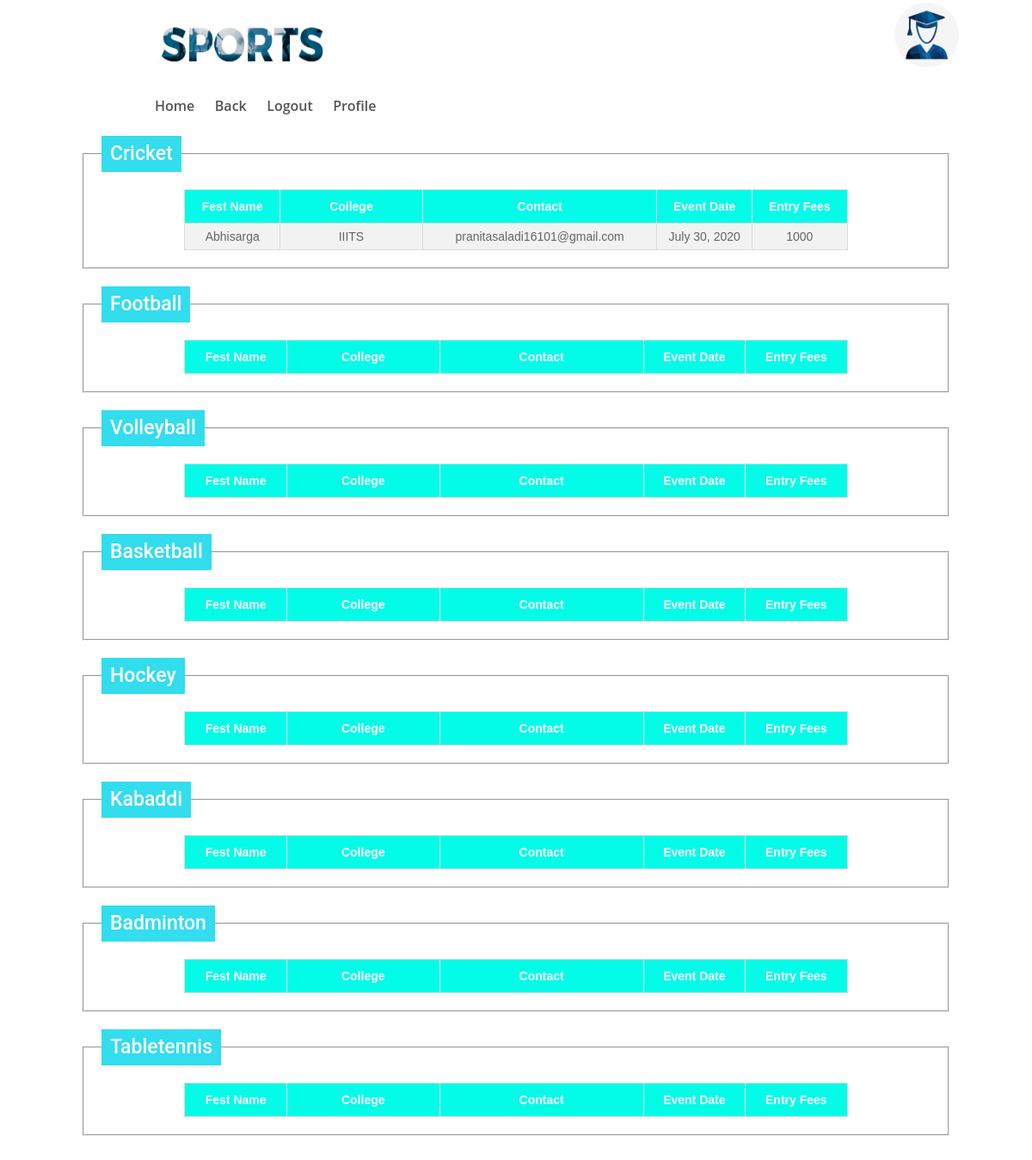
The page /my_app/eventsRegistered/ (signed in) on the database its author committed.
### my_app/models.py (models this page shows, shortened)
class CollegeModel(models.Model):
    name=models.CharField(max_length = 200)
    email=models.EmailField(max_length = 150)
    number=models.IntegerField(help_text = "Enter 10 digit mobile number")
    festName=models.CharField(max_length = 200, unique=True)
    festDesc=models.CharField(max_length= 2000)
    college=models.CharField(max_length=200)
    city=models.CharField(max_length=200)
    state=models.CharField(max_length=200)
    esd=models.DateField(null=True)
    eed=models.DateField(null=True)
    created_by = models.ForeignKey(User, default=None, on_delete=models.CASCADE)

class RegistrationModel(models.Model):
    instituteName = models.CharField(max_length=200)
    game = models.CharField(max_length=200)
    date = models.DateField(null=True)
    teams = models.IntegerField(null=True)
    fee = models.IntegerField(null=True)
    oneplace = models.CharField(max_length=200)
    twoplace = models.CharField(max_length=200)
    fest = models.ForeignKey(CollegeModel, null=True, to_field='festName',  on_delete=models.CASCADE)

### my_app/views.py (the view)
# urls.py: path(r'eventsRegistered/',views.EventsRegistered,name='registered_events'),
def EventsRegistered(request):
    cricket = CricketModel.objects.all()
    sport = RegistrationModel.objects.all()
    college = CollegeModel.objects.all()
    volley = VolleyModel.objects.all()
    football = FootballModel.objects.all()
    basketball = BasketballModel.objects.all()
    hockey = HockeyModel.objects.all()
    kabaddi = KabaddiModel.objects.all()
    badminton = BadmintonModel.objects.all()
    tabletennis = TabletennisModel.objects.all()
    context = {
        'cricket': cricket,
        'sport': sport,
        'college': college,
        'volley': volley,
        'football': football,
        'basketball': basketball,
        'hockey': hockey,
        'kabaddi': kabaddi,
        'badminton': badminton,
        'tabletennis': tabletennis
    }
    return render(request, 'my_app/eventRegistered.html', context)

### my_app/templates/my_app/eventRegistered.html (shortened to what this page needs)
<!DOCTYPE html>
<html lang="en">
<head>
    {% load static %}
      <link rel="stylesheet" href="{% static 'css/events.css'%}">
      <link rel="stylesheet" href="{% static 'css/style3.css'%}">
</head>
<body>
    <header class="header-area">
        <div class="top-header-area">
            <div class="container h-100">
                <div class="row h-100 align-items-center">
                    <div class="col-12 d-flex align-items-center justify-content-between">
                        <div class="logo">
                            <a href="index.html"><img src="{% static 'img/logo.jpg' %}" style="width: 200px;height: 50px; margin-right: 70%;"alt=""></a>
                            <img src="{% static 'img/s3.jpg' %}" style="border-radius: 50%; width: 75px; "   alt="">
                        </div>
                    </div>
                </div>
            </div>
        </div>
        <div class="egames-main-menu" id="sticker">
            <div class="classy-nav-container breakpoint-off">
                <div class="container">
                    <nav class="classy-navbar justify-content-between" id="egamesNav">
                        <div class="classy-menu">
                            <div class="classynav">
                                <ul>
                                    <li><a href="{% url 'student' %}">Home</a></li>
                                    <li><a href="http://127.0.0.1:8000/my_app/student/">Back</a></li>
                                    {% if user.is_authenticated %}
                                        <li><a href="{% url 'stud_logout' %}">Logout</a></li>
                                        <li><a href="{% url 'stud_profile' %}">Profile</a></li>
                                    {% endif %}
                                </ul>
                            </div>
                        </div>
                    </nav>
                </div>
            </div>
        </div>
    </header>
<div class="eve">
  <h1>Hello</h1>
  <fieldset class="fcon">
    <legend>Cricket</legend>
    <table border="1" class="center" id="results" style="width :80%; margin-left:10%;">
      <tbody style="text-align:center;">
        <tr style="font-weight:bold;text-align:center;">
          <th style="width:10%; text-align:center;">Fest Name</td>
          <th style="width:15%; text-align:center;">College</td>
          <th style="width:20%; text-align:center;">Contact</td>
          <th style="width:10%; text-align:center;">Event Date</td>
            <th style="width:10%; text-align:center;">Entry Fees</td>
        </tr>
        {% for crickets in cricket %}
        {% if crickets.p1 == user.username or crickets.p1 == user.profile.first_name %}
            {% for sports in sport %}
            {% if crickets.inst == sports %}
                {% for colleges in college %}
                {% if sports.fest == colleges %}
                <tr>
                  <td>{{ colleges.festName }}</td>
                  <td>{{ colleges.college }}</td>
                  <td>{{ colleges.email }}</td>
                  <td>{{ sports.date }}</td>
                  <td>{{ sports.fee }}</td>
                </tr>
                {% endif %}
                {% endfor %}
            {% endif %}
            {% endfor %}
        {% endif %}
        {% endfor %}
      </tbody>
      </table>
  </fieldset>
  <fieldset class="fcon" style="margin-top: 20px;">
    <legend>Football</legend>
    <table border="1" class="center" id="results" style="width :80%; margin-left:10%;">
      <tbody style="text-align:center;">
        <tr style="font-weight:bold;text-align:center;">
          <th style="width:10%; text-align:center;">Fest Name</td>
          <th style="width:15%; text-align:center;">College</td>
          <th style="width:20%; text-align:center;">Contact</td>
          <th style="width:10%; text-align:center;">Event Date</td>
            <th style="width:10%; text-align:center;">Entry Fees</td>
        </tr>
      </tbody>
      </table>
  </fieldset>
  <fieldset class="fcon" style="margin-top: 20px;">
    <legend>Volleyball</legend>
    <table border="1" class="center" id="results" style="width :80%; margin-left:10%;">
      <tbody style="text-align:center;">
        <tr style="font-weight:bold;text-align:center;">
          <th style="width:10%; text-align:center;">Fest Name</td>
          <th style="width:15%; text-align:center;">College</td>
          <th style="width:20%; text-align:center;">Contact</td>
          <th style="width:10%; text-align:center;">Event Date</td>
            <th style="width:10%; text-align:center;">Entry Fees</td>
        </tr>
      </tbody>
      </table>
  </fieldset>
  <fieldset class="fcon" style="margin-top: 20px;">
    <legend>Basketball</legend>
    <table border="1" class="center" id="results" style="width :80%; margin-left:10%;">
      <tbody style="text-align:center;">
        <tr style="font-weight:bold;text-align:center;">
          <th style="width:10%; text-align:center;">Fest Name</td>
          <th style="width:15%; text-align:center;">College</td>
          <th style="width:20%; text-align:center;">Contact</td>
          <th style="width:10%; text-align:center;">Event Date</td>
            <th style="width:10%; text-align:center;">Entry Fees</td>
        </tr>
      </tbody>
      </table>
  </fieldset>
  <fieldset class="fcon" style="margin-top: 20px;">
    <legend>Hockey</legend>
    <table border="1" class="center" id="results" style="width :80%; margin-left:10%;">
      <tbody style="text-align:center;">
        <tr style="font-weight:bold;text-align:center;">
          <th style="width:10%; text-align:center;">Fest Name</td>
          <th style="width:15%; text-align:center;">College</td>
          <th style="width:20%; text-align:center;">Contact</td>
          <th style="width:10%; text-align:center;">Event Date</td>
            <th style="width:10%; text-align:center;">Entry Fees</td>
        </tr>
      </tbody>
      </table>
  </fieldset>
  <fieldset class="fcon" style="margin-top: 20px;">
    <legend>Kabaddi</legend>
    <table border="1" class="center" id="results" style="width :80%; margin-left:10%;">
      <tbody style="text-align:center;">
        <tr style="font-weight:bold;text-align:center;">
          <th style="width:10%; text-align:center;">Fest Name</td>
          <th style="width:15%; text-align:center;">College</td>
          <th style="width:20%; text-align:center;">Contact</td>
          <th style="width:10%; text-align:center;">Event Date</td>
            <th style="width:10%; text-align:center;">Entry Fees</td>
        </tr>
      </tbody>
      </table>
  </fieldset>
  <fieldset class="fcon" style="margin-top: 20px;">
    <legend>Badminton</legend>
    <table border="1" class="center" id="results" style="width :80%; margin-left:10%;">
      <tbody style="text-align:center;">
        <tr style="font-weight:bold;text-align:center;">
          <th style="width:10%; text-align:center;">Fest Name</td>
          <th style="width:15%; text-align:center;">College</td>
          <th style="width:20%; text-align:center;">Contact</td>
          <th style="width:10%; text-align:center;">Event Date</td>
            <th style="width:10%; text-align:center;">Entry Fees</td>
        </tr>
      </tbody>
      </table>
  </fieldset>
  <fieldset class="fcon" style="margin-top: 20px;">
    <legend>Tabletennis</legend>
    <table border="1" class="center" id="results" style="width :80%; margin-left:10%;">
      <tbody style="text-align:center;">
        <tr style="font-weight:bold;text-align:center;">
          <th style="width:10%; text-align:center;">Fest Name</td>
          <th style="width:15%; text-align:center;">College</td>
          <th style="width:20%; text-align:center;">Contact</td>
          <th style="width:10%; text-align:center;">Event Date</td>
            <th style="width:10%; text-align:center;">Entry Fees</td>
        </tr>
      </tbody>
      </table>
  </fieldset>
  </body>
  </html>
</body>
</html>

### my_app/static/css/events.css (style rules this page uses)
legend { padding: 10px; font-family: Roboto, Arial, sans-serif; color: #fff; background-color: #32dded; }
.eve { margin-bottom: 4%; }

### my_app/static/css/style3.css (style rules this page uses)
* { margin: 0; padding: 0; }
body { font-family: "Open Sans", sans-serif; font-size: 14px; }
a, a:hover, a:focus { -webkit-transition-duration: 500ms; transition-duration: 500ms; text-decoration: none; outline: 0 solid transparent; color: #000000; font-weight: 600; font-size: 16px; font-family: "Open Sans", sans-serif; }
ul, ol { margin: 0; }
ul li, ol li { list-style: none; }
.header-area { position: relative; z-index: 1000; width: 100%; }
.header-area .top-header-area { position: relative; z-index: 1; width: 100%; height: 85px; }
.header-area .egames-main-menu { position: relative; width: 100%; height: 70px; }
.header-area .egames-main-menu .classy-navbar { height: 70px; padding: 0; }
.header-area .egames-main-menu .classy-navbar .classynav ul li a { font-weight: 600; text-transform: capitalize; font-size: 16px; padding: 0 10px; color: #545454; }
.header-area .egames-main-menu .classy-navbar .classynav > ul > li:first-child a { padding-left: 0; }
.logo { margin-top: 3px; margin-left: 0%; margin-right: 8%; }
.container { margin-left: 0%; padding-left: 15%; }
.eve { margin-left: 8%; margin-right: 8%; }
.fcon { padding: 20px; }

### my_app/static/css/classy-nav.css (style rules this page uses)
* { margin: 0; padding: 0; }
body { font-family: "Roboto", sans-serif; }
ul, ol { margin: 0; }
ul li, ol li { list-style: none; }
img { height: auto; max-width: 100%; }
.classy-nav-container { position: relative; z-index: 100; background-color: #ffffff; }
.classy-nav-container * { box-sizing: border-box; }
.classy-nav-container a { -webkit-transition-duration: 500ms; transition-duration: 500ms; text-decoration: none; outline: none; font-size: 14px; font-weight: 400; color: #232323; display: inline-block; }
.justify-content-between { -webkit-box-pack: justify; -ms-flex-pack: justify; justify-content: space-between; }
.classy-navbar { width: 100%; height: 70px; padding: 0.5em 2em; display: -webkit-box; display: -ms-flexbox; display: flex; -webkit-box-align: center; -ms-flex-align: center; -ms-grid-row-align: center; align-items: center; }
.classynav ul li { display: inline-block; clear: both; position: inherit; z-index: 10; }
.classynav ul li a { padding: 0 12px; display: block; height: 35px; font-size: 14px; line-height: 34px; }
.breakpoint-off .classynav { display: -webkit-box; display: -ms-flexbox; display: flex; -webkit-box-align: center; -ms-flex-align: center; -ms-grid-row-align: center; align-items: center; }

### my_app/templates/my_app/eventRegistered.html (style rules this page uses)
body, div, form, input, select, textarea, label { padding: 0; outline: none; font-family: Roboto, Arial, sans-serif; font-size: 14px; color: #666; line-height: 22px; }
h1 { position: absolute; margin:0; font-size: 60px; font-family: "Comic Sans MS", cursive, sans-serif; color: #fff; z-index: 2; line-height: 83px; top:10px; }
legend { padding: 10px; font-family: Roboto, Arial, sans-serif; font-size: 23px; font-weight: 500; color: #fff; background-color: #32dded; }
#results { font-family: "Trebuchet MS", Arial, Helvetica, sans-serif; border-collapse: collapse; width: 100%; }
#results td, #results th { border: 1px solid #ddd; padding: 4px; }
#results tr:nth-child(even) { background-color: #f2f2f2; }
#results th { padding-top: 8px; padding-bottom: 8px; text-align: left; background-color: rgb(3, 252, 232); color: white; }

### rows shown on the page
RegistrationModel: date "July 30, 2020", fee "1000"
CollegeModel: festName "Abhisarga", college "IIITS", email "pranitasaladi16101@gmail.com"
